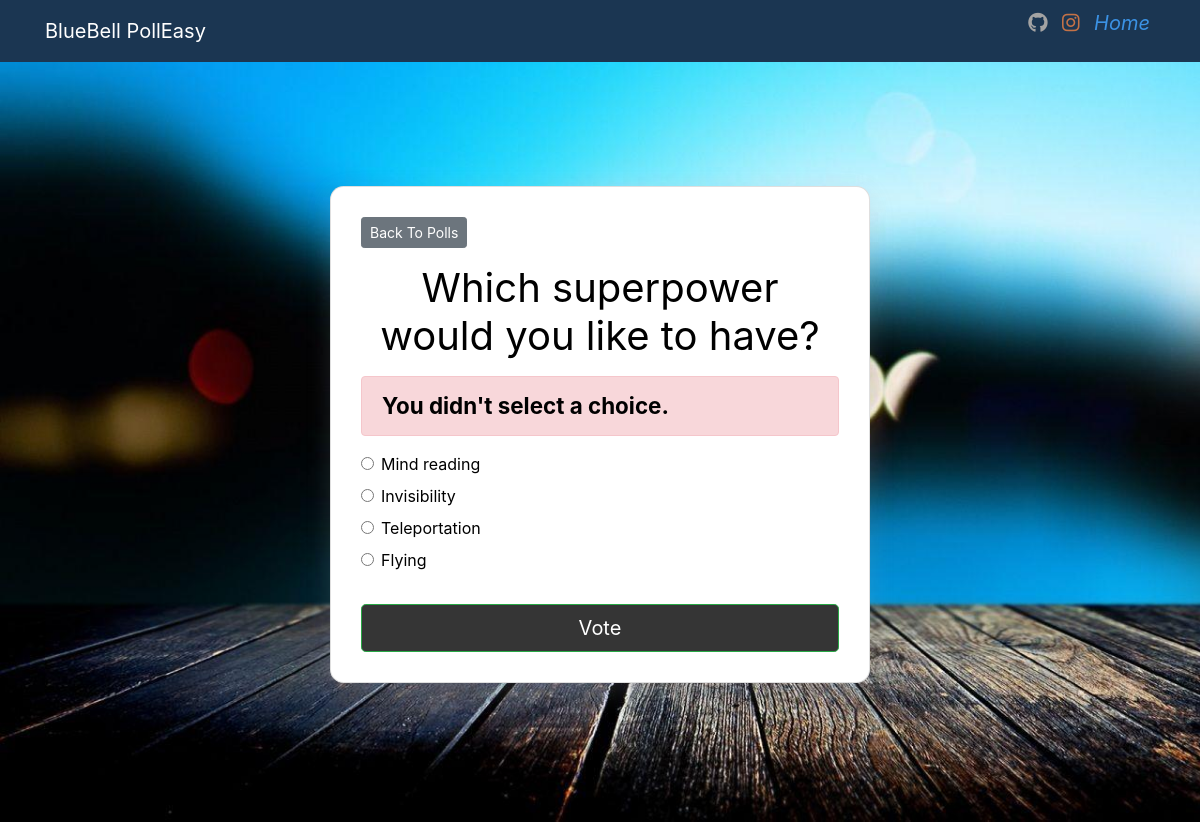
/polls/3/vote/, run on the app's committed database.
### polls/models.py (models this page shows, shortened)
class Question(models.Model):
    question_text = models.CharField(max_length=200)
    pub_date = models.DateTimeField('date published')

class Choice(models.Model):
    question = models.ForeignKey(Question, on_delete=models.CASCADE)
    choice_text = models.CharField(max_length=200)
    votes = models.IntegerField(default=0)

### polls/views.py (the view)
# urls.py: path('<int:question_id>/vote/', views.vote, name='vote'),
def vote(request, question_id):
    question = get_object_or_404(Question, pk=question_id)
    try:
        selected_choice = question.choice_set.get(pk=request.POST['choice'])
    except (KeyError, Choice.DoesNotExist):
        return render(request, 'polls/detail.html', {
            'question': question,
            'error_message': "You didn't select a choice.",
        })
    else:
        selected_choice.votes += 1
        selected_choice.save()
        return HttpResponseRedirect(reverse('polls:results', args=(question.id,)))

### templates/polls/detail.html (shortened to what this page needs)
{% extends 'base.html' %}
{% block content %}
   <div class="card-body">
<a class="btn btn-secondary btn-sm mb-3" href="{% url 'polls:index' %}">Back To Polls</a>
<h1 class="text-center mb-3">{{ question.question_text }}</h1>
{% if error_message %}
<p class="alert alert-danger">
	<strong>{{ error_message }}</strong>
</p>
{% endif %}
<form action="{% url 'polls:vote' question.id %}" method="post">
	{% for choice in question.choice_set.all %}
		<div class="form-check">
			<input
				type="radio"
				name="choice"
				class="form-check-input"
				id="choice{{ forloop.counter }}"
				value="{{ choice.id }}"
			/>
			<label for="choice{{ forloop.counter }}">{{ choice.choice_text }}</label
			>
		</div>
	{% endfor %}
	<input type="submit" value="Vote" class="btn btn-success btn-lg btn-block mt-4" />
</form>
</div>
{% endblock %}

### polls/static/css/style.css (style rules this page uses)
.card-body { position: relative; display: -ms-flexbox; display: block; -ms-flex-direction: column; flex-direction: column; min-width: 0; word-wrap: break-word; background-color: rgba(255, 255, 255, 0); background-clip: border-box; border: 0px solid rgba(0,0,0,.125); border-radius: .25rem; }
.card-body h1 { font-size: 3.5rem; color: white; font-weight: 400; }
.card-body p { font-size: 1.4rem; color:white; }

### templates/partials/_navbar.html (style rules this page uses)
p { color: white; }

### templates/polls/detail.html (style rules this page uses)
.card-body { color:rgb(0, 0, 0); border: 1px solid rgba(0,0,0,.125); border-radius: .85rem; background: white; box-shadow: rgb(149 157 165 / 20%) 0px 8px 24px; padding: 30px; margin-bottom: 15px; }
.card-body h1 { font-size:2.5rem; color: black; }
.card-body p { font-size: 1.4rem; color:rgb(0, 0, 0); }
.btn-success { background: #353535; }

### data on the page
Question: question_text "Which superpower would you like to have?"
Choice: choice_text "Mind reading"
Choice: choice_text "Invisibility"
Choice: choice_text "Teleportation"
Choice: choice_text "Flying"

### other printed values
{{ error_message }} "You didn't select a choice."
